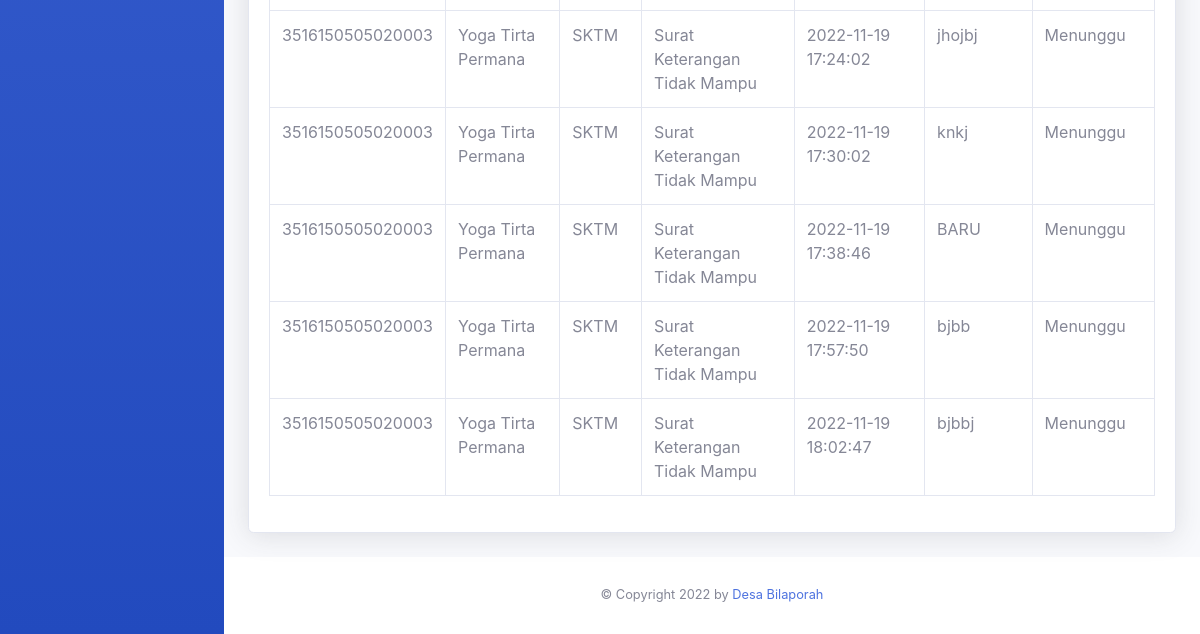
Before: /admin/semua_pengajuan.php (signed in, lower part) with the older database file.
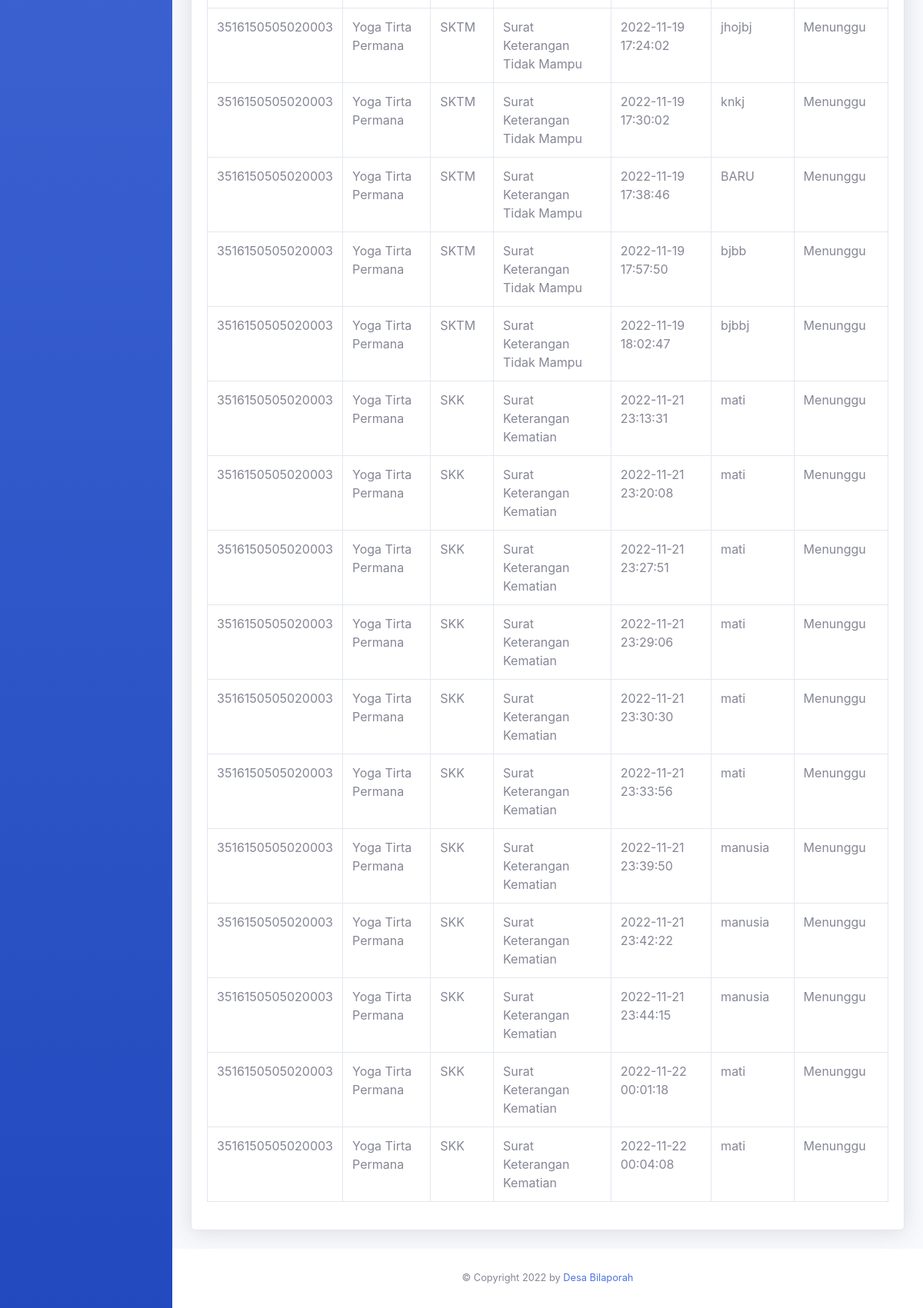
After: the same page with the newer database file.
### tables this page shows
CREATE TABLE `tb_pengajuan` (
  `id_pengajuan` int(11) NOT NULL,
  `nik` varchar(100) DEFAULT NULL,
  `kode_surat` varchar(5) DEFAULT NULL,
  `tgl_pengajuan` datetime DEFAULT NULL,
  `keperluan` varchar(200) DEFAULT NULL,
  `jenis_pengajuan` varchar(50) DEFAULT NULL,
  `status_pengajuan` enum('Menunggu','Di Terima','Di Tolak','Revisi Di Terima','Revisi Selesai') DEFAULT NULL
);

CREATE TABLE `tb_user` (
  `nik` varchar(100) NOT NULL,
  `username` varchar(100) DEFAULT NULL,
  `password` varchar(100) NOT NULL,
  `nama_user` varchar(100) NOT NULL,
  `tempat_lahir` varchar(100) NOT NULL,
  `tanggal_lahir` varchar(100) NOT NULL,
  `gender` varchar(50) NOT NULL,
  `agama` varchar(50) NOT NULL,
  `alamat` varchar(255) NOT NULL,
  `role_user` enum('Warga','Admin') NOT NULL
);

CREATE TABLE `tb_surat` (
  `kode_surat` char(5) NOT NULL,
  `jenis_surat` varchar(50) NOT NULL,
  `surat_keluar` int(11) NOT NULL
);

### db/data_semua_pengajuan.php (the view)
<?php
include "../connect/koneksi.php";
$tb_pengajuan = mysqli_query($koneksi, "SELECT * FROM tb_user INNER JOIN tb_pengajuan USING(nik) INNER JOIN tb_surat USING(kode_surat)");
while ($row = mysqli_fetch_assoc($tb_pengajuan)) : ?>
    <tr>
        <td><?= $row["nik"] ?></td>
        <td><?= $row["nama_user"] ?></td>
        <td><?= $row["kode_surat"] ?></td>
        <td><?= $row["jenis_surat"] ?></td>
        <td><?= $row["tgl_pengajuan"] ?></td>
        <td><?= $row["keperluan"] ?></td>
        <td><?= $row["status_pengajuan"] ?></td>
    </tr>
<?php
endwhile;
?>

### admin/semua_pengajuan.php (shortened to what this page needs)
<?php
include "../connect/koneksi.php";
?>
<!DOCTYPE html>
<html lang="en">
<head>
    <link href="../css/sb-admin-2.min.css" rel="stylesheet">
    <link href="../vendor/fontawesome-free/css/all.min.css" rel="stylesheet" type="text/css">
    <link href="../vendor/datatables/dataTables.bootstrap4.min.css" rel="stylesheet">
</head>
<body>
    <?php include "../desain/sidebar_admin.php"; ?>
    <?php include "../desain/navbar_admin.php"; ?>
    <div class="container-fluid">
        <div class="card shadow mb-4">
            <div class="card-body">
                <div class="table-responsive">
                    <table class="table table-bordered" id="dataTable" width="100%" cellspacing="0">
                        <tbody>
                            <?php
                            include "../db/data_semua_pengajuan.php"
                            ?>
                        </tbody>
                    </table>
                </div>
            </div>
        </div>
    </div>
    <footer class="sticky-footer bg-white">
        <div class="container my-auto">
            <div class="copyright text-center my-auto">
                <span>&copy; Copyright 2022 by <a href="#">Desa Bilaporah</a></span>
            </div>
        </div>
    </footer>
</body>
</html>

### desain/sidebar_admin.php (shortened to what this page needs)
<div id="wrapper">
    <ul class="navbar-nav bg-gradient-primary sidebar sidebar-dark accordion" id="accordionSidebar">
    </ul>

### desain/navbar_admin.php (shortened to what this page needs)
<div id="content-wrapper" class="d-flex flex-column">
    <div id="content">

Changed rows visible on the page:
added tb_pengajuan: nik.nik "3516150505020003", nik.nama_user "Yoga Tirta Permana", kode_surat "SKK", kode_surat.jenis_surat "Surat Keterangan Kematian", tgl_pengajuan "2022-11-21 23:13:31", keperluan "mati", status_pengajuan "Menunggu"
added tb_pengajuan: nik.nik "3516150505020003", nik.nama_user "Yoga Tirta Permana", kode_surat "SKK", kode_surat.jenis_surat "Surat Keterangan Kematian", tgl_pengajuan "2022-11-21 23:20:08", keperluan "mati", status_pengajuan "Menunggu"
added tb_pengajuan: nik.nik "3516150505020003", nik.nama_user "Yoga Tirta Permana", kode_surat "SKK", kode_surat.jenis_surat "Surat Keterangan Kematian", tgl_pengajuan "2022-11-21 23:27:51", keperluan "mati", status_pengajuan "Menunggu"
added tb_pengajuan: nik.nik "3516150505020003", nik.nama_user "Yoga Tirta Permana", kode_surat "SKK", kode_surat.jenis_surat "Surat Keterangan Kematian", tgl_pengajuan "2022-11-21 23:29:06", keperluan "mati", status_pengajuan "Menunggu"
added tb_pengajuan: nik.nik "3516150505020003", nik.nama_user "Yoga Tirta Permana", kode_surat "SKK", kode_surat.jenis_surat "Surat Keterangan Kematian", tgl_pengajuan "2022-11-21 23:30:30", keperluan "mati", status_pengajuan "Menunggu"
added tb_pengajuan: nik.nik "3516150505020003", nik.nama_user "Yoga Tirta Permana", kode_surat "SKK", kode_surat.jenis_surat "Surat Keterangan Kematian", tgl_pengajuan "2022-11-21 23:33:56", keperluan "mati", status_pengajuan "Menunggu"
added tb_pengajuan: nik.nik "3516150505020003", nik.nama_user "Yoga Tirta Permana", kode_surat "SKK", kode_surat.jenis_surat "Surat Keterangan Kematian", tgl_pengajuan "2022-11-21 23:39:50", keperluan "manusia", status_pengajuan "Menunggu"
added tb_pengajuan: nik.nik "3516150505020003", nik.nama_user "Yoga Tirta Permana", kode_surat "SKK", kode_surat.jenis_surat "Surat Keterangan Kematian", tgl_pengajuan "2022-11-21 23:42:22", keperluan "manusia", status_pengajuan "Menunggu"
added tb_pengajuan: nik.nik "3516150505020003", nik.nama_user "Yoga Tirta Permana", kode_surat "SKK", kode_surat.jenis_surat "Surat Keterangan Kematian", tgl_pengajuan "2022-11-21 23:44:15", keperluan "manusia", status_pengajuan "Menunggu"
added tb_pengajuan: nik.nik "3516150505020003", nik.nama_user "Yoga Tirta Permana", kode_surat "SKK", kode_surat.jenis_surat "Surat Keterangan Kematian", tgl_pengajuan "2022-11-22 00:01:18", keperluan "mati", status_pengajuan "Menunggu"
added tb_pengajuan: nik.nik "3516150505020003", nik.nama_user "Yoga Tirta Permana", kode_surat "SKK", kode_surat.jenis_surat "Surat Keterangan Kematian", tgl_pengajuan "2022-11-22 00:04:08", keperluan "mati", status_pengajuan "Menunggu"
